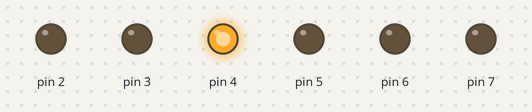
Recording of a sketch running on a simulated Arduino Uno, built with avr-gcc and run on an emulated ATmega328P. On the bench: output pins drawn as LEDs (lit = HIGH). What the sketch prints to the serial monitor is not drawn.

Above: at 0.05 s.
At 1.45 s:
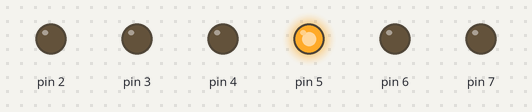
At 2.15 s:
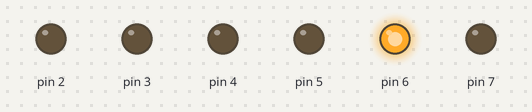
At 2.8 s:
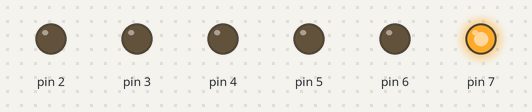
Timing chart, 0 to 3.1 s (numbered marks = the images above):
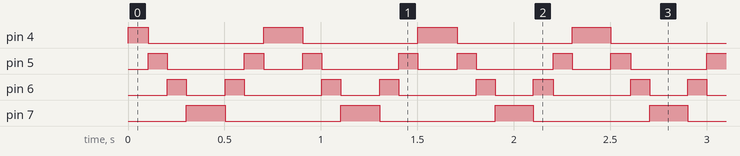

Measured:
- by itself, pin 4: repeats every 0.80 s: LOW 0.60 s, HIGH 0.20 s
- by itself, pin 5: repeats every 0.80 s: LOW 0.40 s, HIGH 0.10 s, LOW 0.20 s, HIGH 0.10 s
- by itself, pin 6: repeats every 0.80 s: LOW 0.20 s, HIGH 0.10 s, LOW 0.40 s, HIGH 0.10 s
- by itself, pin 7: alternates HIGH for 0.20 s and LOW for 0.60 s

The sketch:

A7_estudio_teorico_CON_puertos_4_LEDS_interrupcion.ino
```cpp
// Luces coche Fantástico: 4 LEDS como salidas en los pines 4,5,6, y 7. Puerto D
// Interrupción en el pin2: Colocar un pulsador en este pin

unsigned tiempo = 0;
volatile int frecuencia = 100;

void setup() {
  DDRD=B11111111; // puerto 4,5,6,7 como salida.
  /// Las demás también salidas pero no las voy a usar
  attachInterrupt(digitalPinToInterrupt(2), cambioFrecuencia, FALLING);
  Serial.begin(9600);
}

void loop() {
  tiempo = millis()/frecuencia; // A menos valor, más rápido
  PORTD = (1<< ((3*((tiempo/4)%2==1)-(tiempo%4)*((tiempo/4)%2==1)+(tiempo%4)*((tiempo/4)%2==0))+4) );
  Serial.println(frecuencia);
}

void cambioFrecuencia() {
  frecuencia+=10;
}
```
